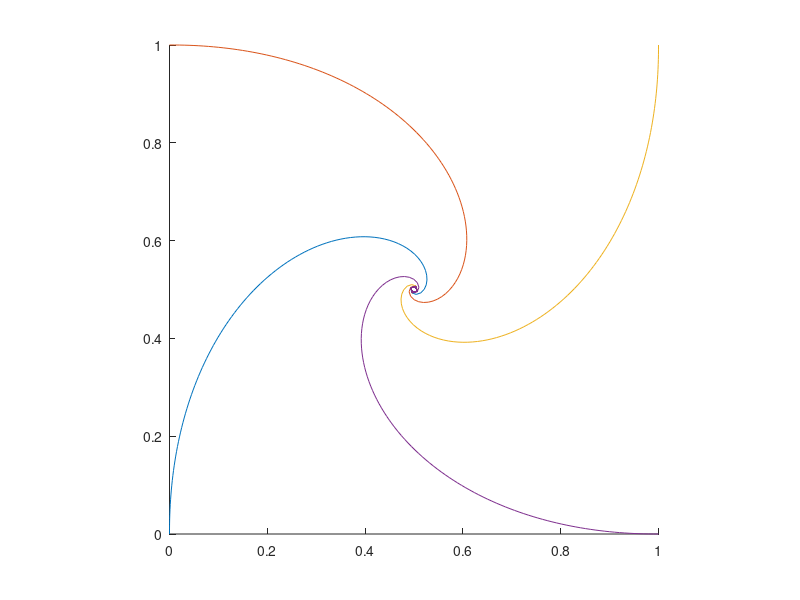

MATLAB code for this plot:
 time_step = 0.01;
 time_span = 1.5;
 num_steps = time_span / time_step;
 
 positions = zeros(2,num_steps,4);
 velocities = zeros(2,num_steps,4);
 
 positions(:,1,1) = [0,0];
 positions(:,1,2) = [0,1];
 positions(:,1,3) = [1,1];
 positions(:,1,4) = [1,0];
 
 %%Calculate positions matrix
 for j = 1:(size(positions,2)-1)
     
     %Calculate velocities
     for i = 1:3
         velocities(:,j,i) = positions(:,j,i+1) - positions(:,j,i);
         velocities(:,j,i) = velocities(:,j,i)/norm(velocities(:,j,i));
     end
     %The last velocity needs manual calculation, because it wraps
     velocities(:,j,4) = positions(:,j,1) - positions(:,j,4);
     velocities(:,j,4) = velocities(:,j,4)/norm(velocities(:,j,4)); %Make velocities unit vectors

     %Scale velocity to the time_step (i.e. make it a change in position)
     velocities(:,j,:) = velocities(:,j,:) * time_step;

     %Add the velocity*time to the current position to calculate the next
     %position
     positions(:,j+1,:) = positions(:,j,:) + velocities(:,j,:);
 end
 
 hold on
 for i = 1:4   
    plot(positions(1,:,i),positions(2,:,i));
 end
 axis equal
 axis([0,1,0,1]);